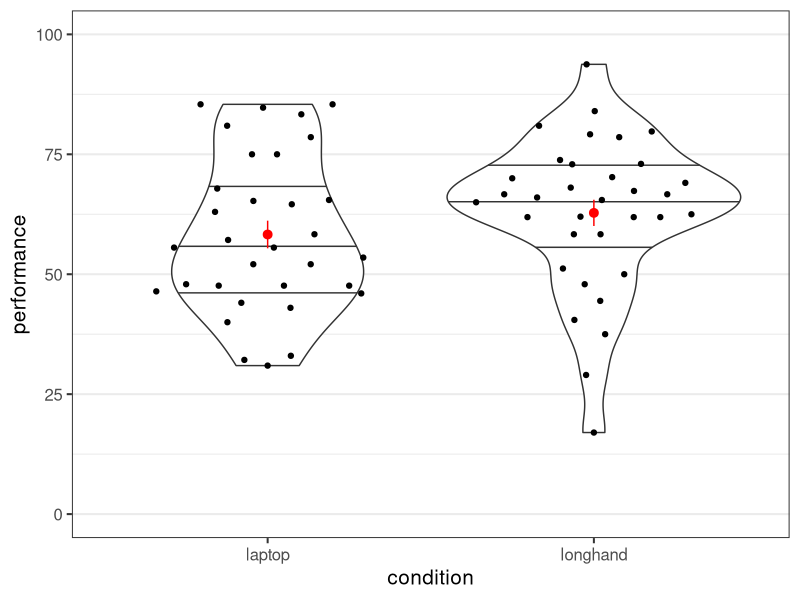

Source code (R):
## ---- chunk 1
library("afex")
library("emmeans")
library("tidyverse")
theme_set(theme_bw(base_size = 15) + 
            theme(legend.position="bottom", 
                  panel.grid.major.x = element_blank()))
## ---- chunk 2
mo2014 <- read_csv("data/Study 1 abbreviated data.csv")
glimpse(mo2014)
## ---- chunk 3
mo2014 <- mo2014 %>% 
  mutate(
    pid = factor(participant),
    condition = factor(LapLong, 
                      levels = c(0, 1),
                      labels = c("laptop", "longhand")),
    performance = (factualindex/perfectfactindexscore + 
                     conceptualindex/perfectconceptindexscore)/2 * 100
  ) %>% 
  select(pid, condition, performance)
## ---- chunk 4
ggplot(mo2014, aes(x = condition, y = performance)) +
  geom_violin(draw_quantiles = c(0.25, 0.5, 0.75)) +
  ggbeeswarm::geom_quasirandom() +
  stat_summary(colour = "red") +
  coord_cartesian(ylim = c(0, 100))
## ---- chunk 5
res2 <- aov_car(performance ~ condition + Error(pid), mo2014)
